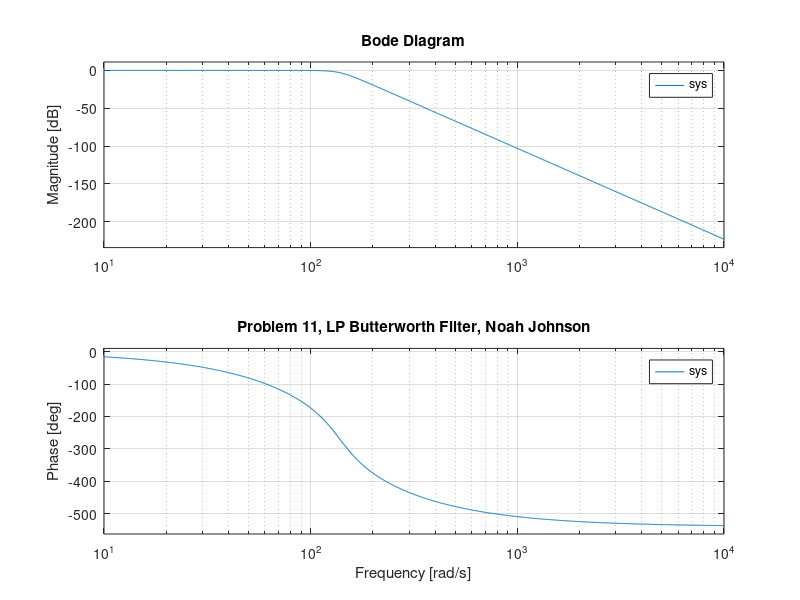

Write MATLAB code to recreate this figure.
[N,w_c] = buttord(100, 900, .0873, 80,'s')
[numer,demer] = butter(N,w_c,'s');
sys = tf(numer, demer)
bode(sys), grid on;
title('Problem 11, LP Butterworth Filter, Noah Johnson');